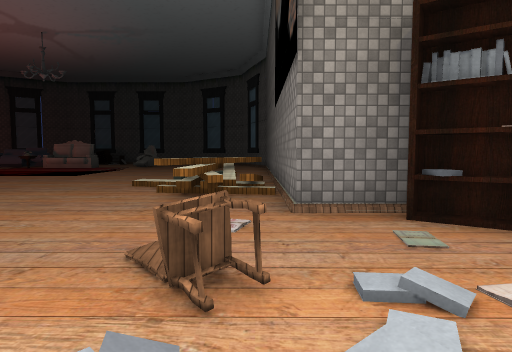
View 1 (above)

17 first-person views from a walk through a Unity game level. The camera is 1.5 m above the floor, tilts 4° down and sees 75° across. Doors are open. The floor is counted in squares, 2 m on a side. Each view is taken from the middle of a square. On the plan, view 1 faces up. The plan holds only what a view shows up to about 11 squares ahead; the rest is blank. Some surface patterns are stand-ins.

View 2
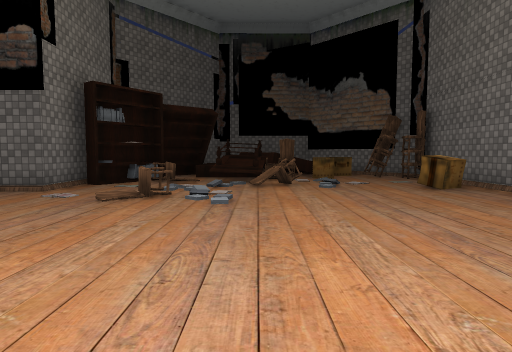

View 3
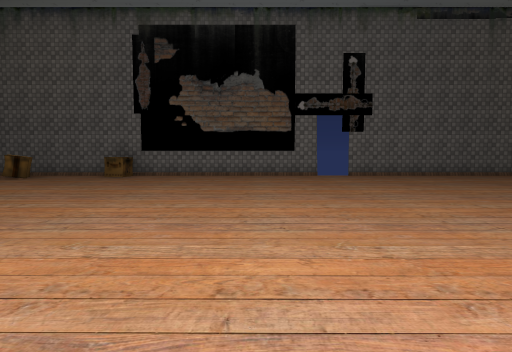

View 4
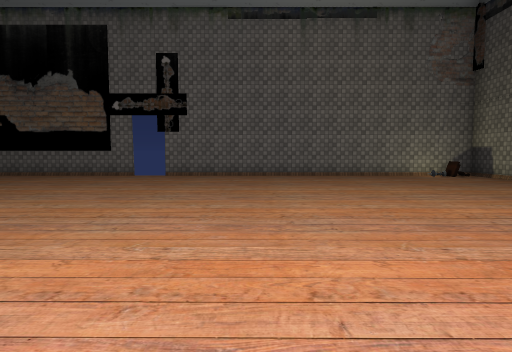

View 5
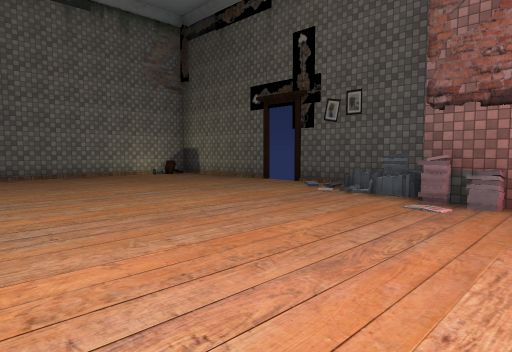

View 6
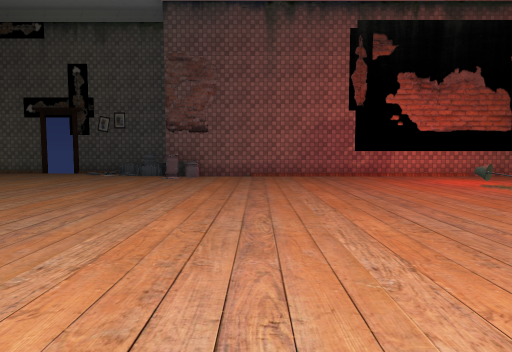

View 7
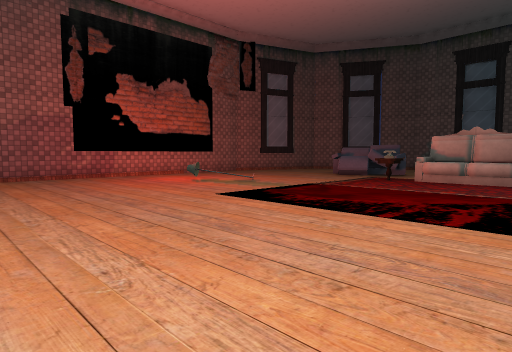

View 8
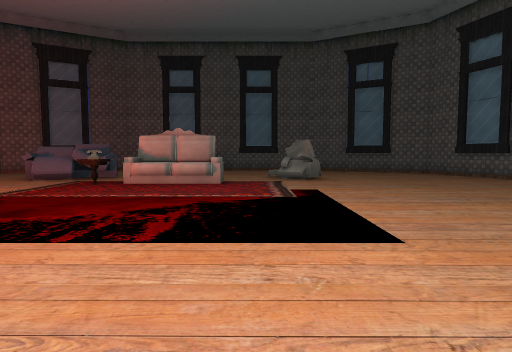

View 9
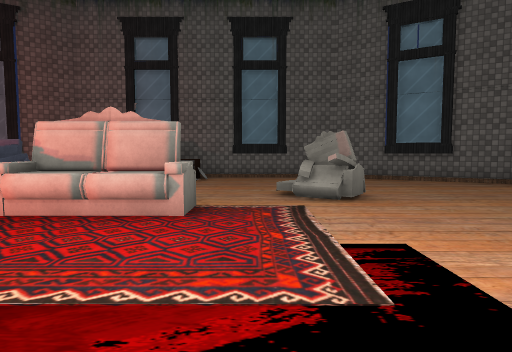

View 10
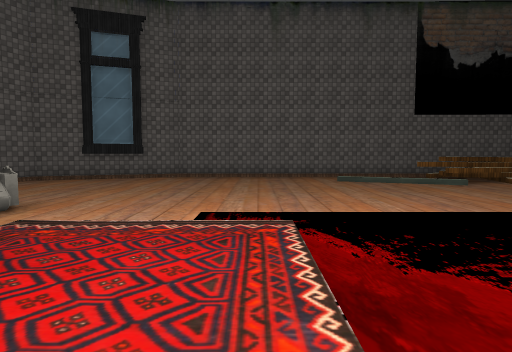

View 11
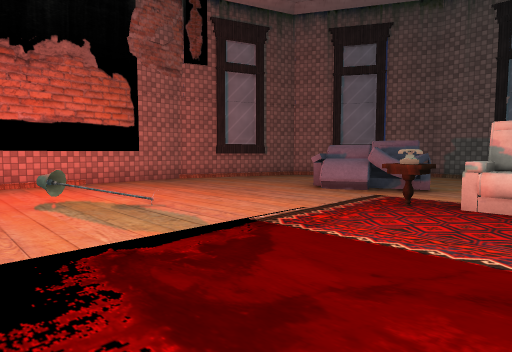

View 12
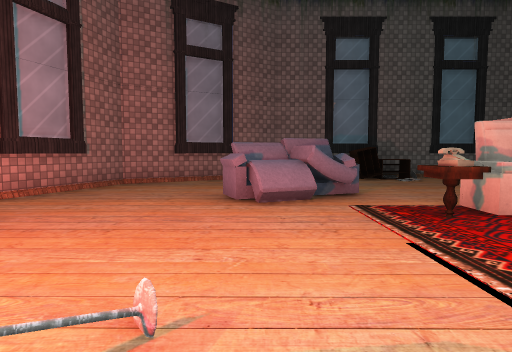

View 13
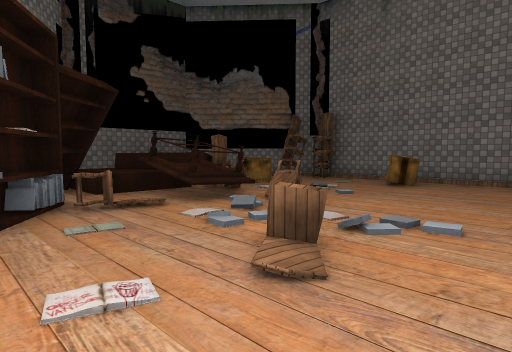

View 14
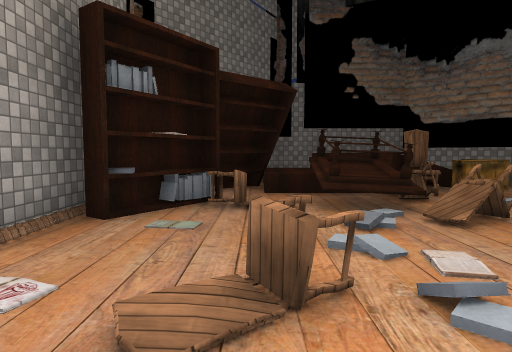

View 15
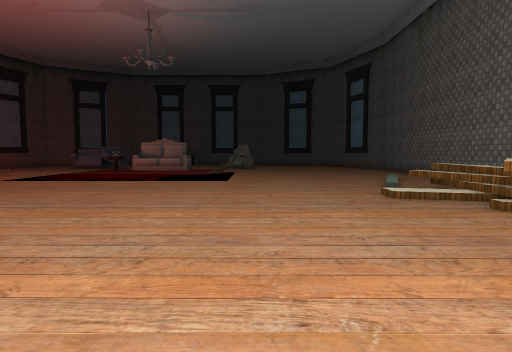

View 16
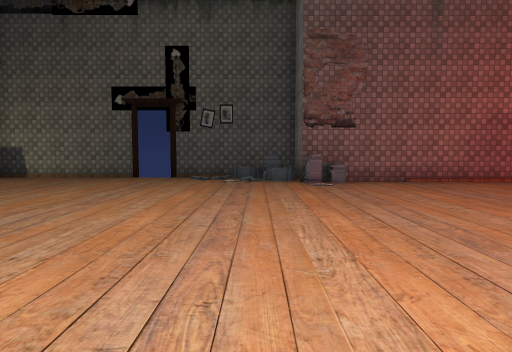

View 17
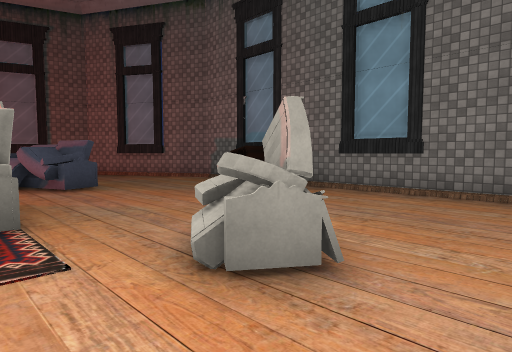

### Floor plan
Key: @ floor where view 1 was taken; # wall or solid block; . floor; / step, stairs or slope; D open door; = window, fence, low wall or low ledge; ^ raised ledge; C chair; S sofa; O other object.
Columns run from 19 left of view 1 to 7 right of it. Each row starts with its distance up from view 1.
 23       #### #####
 22     ###..#^....###
 21    ##............##
 20   #................#
 19   #................#
 18  ##...SS.....#.....##
 17  #....S.............#
 16  #......^^^^........#
 15  #..................#
 14  #..................#
 13  #...=..............#
 12  #..=............./.#
 11  #................/.#
 10  #.............../..#
  9  #.............../=##
  8  #..............//=##
  7  #.............../=##
  6  #.............../==#
  5  #=...............=.#
  4 ###..................###
  3 #.....................O##
  2 #..................C..C.#^#
  1 #.....................^^^^#
  0 D..................@.#C^^^#
 -1 #....................C.C^ ^
 -2 #......................^^ #
 -3 #.................... ..^##
 -4 #...................^..C##
 -5 ##########  #############

Positions as (right, up) in squares from view 1, and headings:
1: (0, 0), facing up
2: (-6, 0), facing right
3: (-6, 6), facing down
4: (-12, 6), facing down
5: (-12, 6), facing down-left
6: (-7, 7), facing left
7: (-7, 7), facing up-left
8: (-7, 8), facing up
9: (-7, 12), facing up
10: (-10, 14), facing right
11: (-9, 11), facing up-left
12: (-13, 12), facing up
13: (-2, 4), facing down-right
14: (-2, 2), facing right
15: (-5, 2), facing up
16: (-9, 3), facing left
17: (-4, 16), facing up-left
